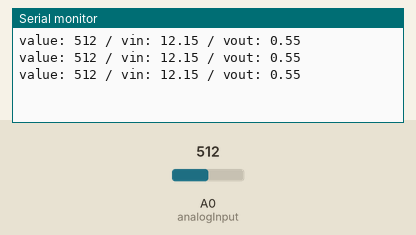
Simulated run of this sketch. Board: Arduino Uno, built with avr-gcc and run on an emulated ATmega328P. Shown: the last lines printed to the serial monitor. The inputs (shaded band) are chosen by the test bench; at power-on: A0 (analogInput) = 512.

Above: at 1.3 s.
1.4 s: A0 (analogInput) set to 716
At 1.8 s:
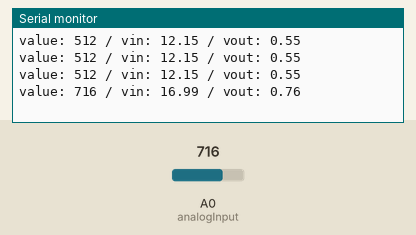
2.9 s: A0 (analogInput) set to 900
At 3.4 s:
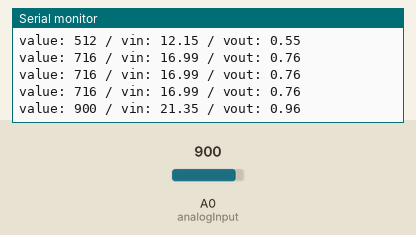
Timing chart, 0 to 5.9 s (numbered marks = the images above; inputs shaded):
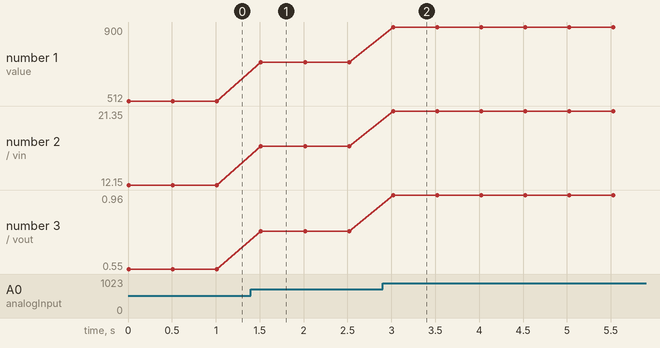

The sketch:

Spannungsmessung.ino
```cpp
int analogInput = 0;
float vout = 0.0;
float vin = 0.0;
float R2 = 465; // Widerstandswert R1 (100K) - siehe Schaltskizze!
float R1 = 9900.0; // Widerstandswert R2 (10K) - siehe Schaltskizze!
int values = 0;
float reference = 1.09;


void setup() {
  // put your setup code here, to run once:
  Serial.begin(115200);
  pinMode(analogInput,INPUT);
  analogReference(INTERNAL);
  delay(10);

}

void loop() {
  // put your main code here, to run repeatedly:
  values=analogRead(analogInput);
  vout = (values*1.09)/1024.0;
  vin = vout/(R2/(R1+R2));
  Serial.print("value: ");
  Serial.print(values);
  Serial.print(" / vin: ");
  Serial.print(vin);
  Serial.print(" / vout: ");
  Serial.print(vout);

  Serial.println();
  delay(500);

}
```

Measured:
- after the input at 1.4 s, the serial monitor: prints a new line after 0.11 s (image 1)
- after the input at 2.9 s, the serial monitor: prints a new line after 0.12 s (image 2)
- plotted number 1: 512 → 716 after the input at 1.4 s, 716 → 900 after the input at 2.9 s
- plotted number 2: 12.15 → 16.99 after the input at 1.4 s, 16.99 → 21.35 after the input at 2.9 s
- plotted number 3: 0.55 → 0.76 after the input at 1.4 s, 0.76 → 0.96 after the input at 2.9 s
